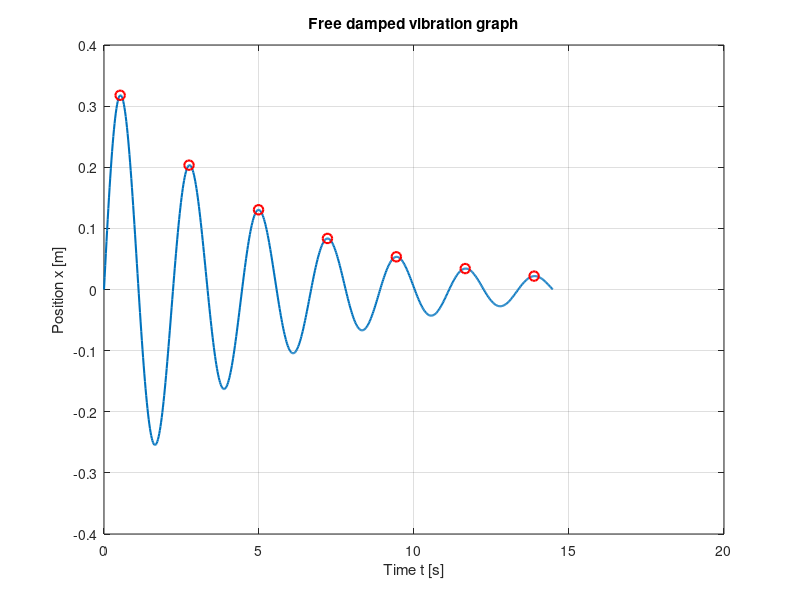

MATLAB code for this plot:
t = linspace(0,20,1000);
k = 20;
beta = 1;
m = 2.5;

w_n = sqrt(k/m);
zeta = beta/(2*w_n*m);

tol = 1e-14;
x_lim = 1e-4;   % stop when |x| becomes smaller than this value

if zeta < 1 - tol
    w_d = w_n*sqrt(1 - zeta^2);

    x = exp(-zeta*w_n.*t) .* sin(w_d.*t) ./ w_d;
    dx_x = exp(-zeta*w_n.*t) .* ...
           (cos(w_d.*t) - (zeta*w_n./w_d).*sin(w_d.*t));

elseif abs(zeta - 1) <= tol
    x = t .* exp(-w_n.*t);
    dx_x = exp(-w_n.*t) .* (1 - w_n.*t);

else
    s = sqrt(zeta^2 - 1);
    r1 = -w_n*(zeta - s);
    r2 = -w_n*(zeta + s);

    x = (exp(r1.*t) - exp(r2.*t)) ./ (r1 - r2);
    dx_x = (r1*exp(r1.*t) - r2*exp(r2.*t)) ./ (r1 - r2);
end

% Find local maxima
imax = find(dx_x(1:end-1) > 0 & dx_x(2:end) < 0);
a = length(imax);

% Stop only after the first maximum, when |x| becomes small enough
if ~isempty(imax)
    idx_after_peak = find(abs(x(imax(1):end)) <= x_lim, 1, 'first');

    if ~isempty(idx_after_peak)
        idx_stop = imax(1) + idx_after_peak - 1;
        t = t(1:idx_stop);
        x = x(1:idx_stop);
        dx_x = dx_x(1:idx_stop);

        imax = find(dx_x(1:end-1) > 0 & dx_x(2:end) < 0);
        a = length(imax);
    end
end

figure;
plot(t, x, 'LineWidth', 1.5);
hold on;
plot(t(imax), x(imax), 'ro', 'MarkerSize', 7, 'LineWidth', 1.5);
grid on;
xlabel('Time t [s]');
ylabel('Position x [m]');
title('Free damped vibration graph');
